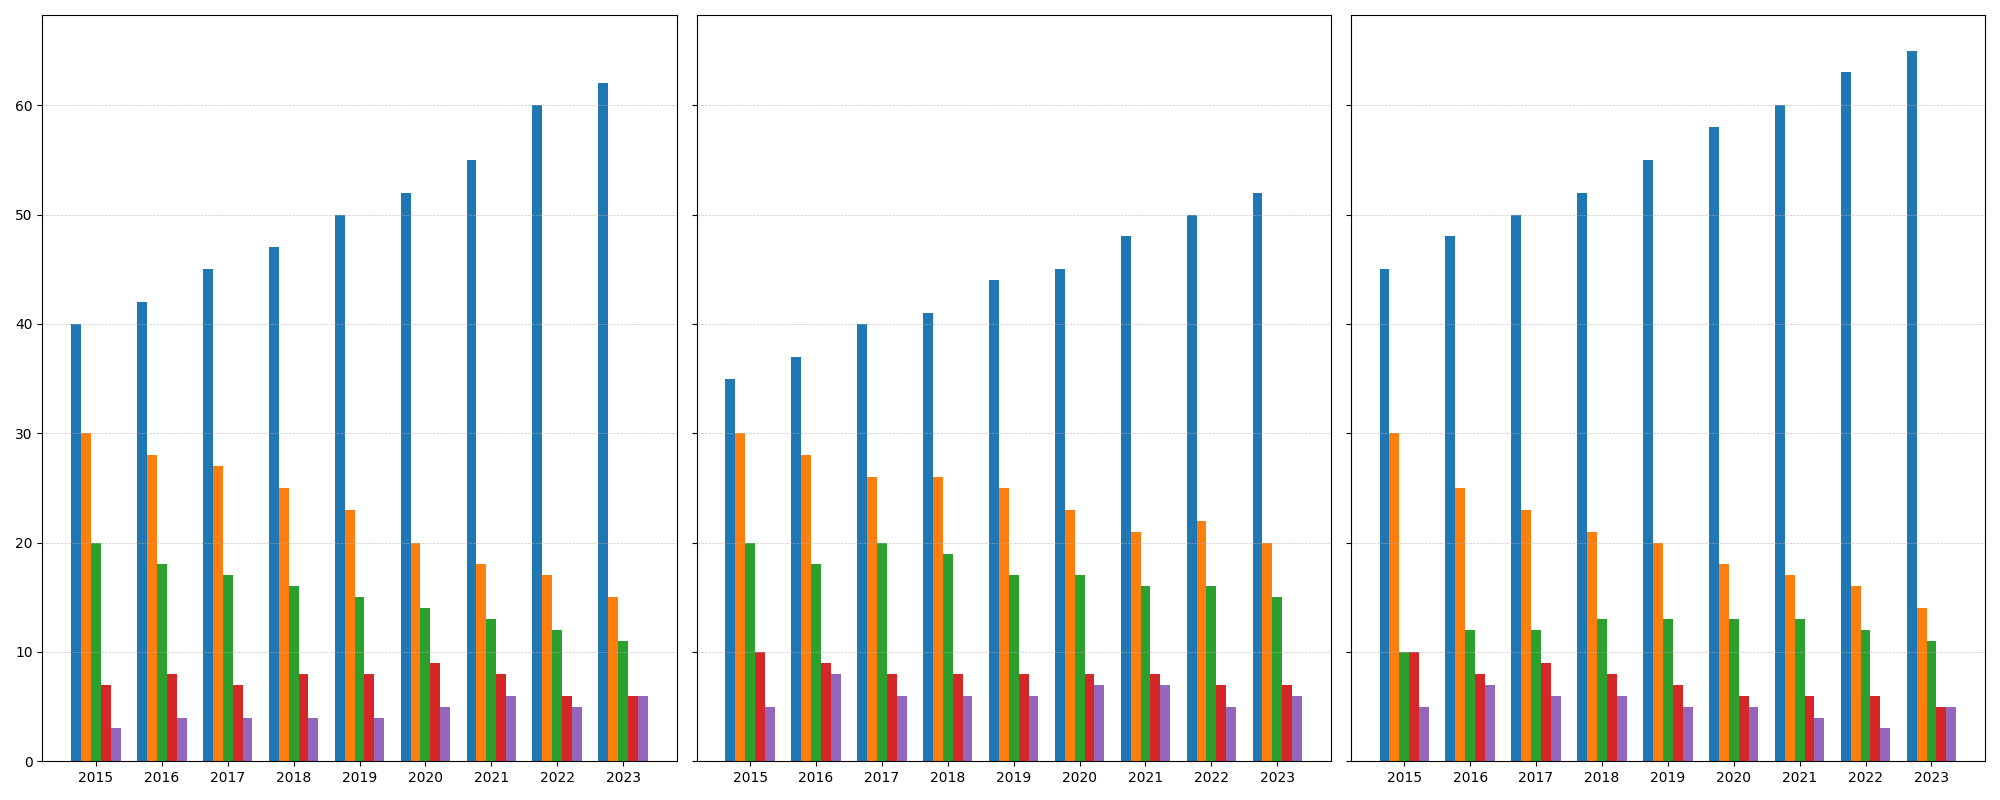

Source code (Python):
import matplotlib.pyplot as plt
import numpy as np

# Define the data
years = np.arange(2015, 2024)
companies = ['TechCorp', 'CloudInc', 'DataSolutions', 'NetServices', 'AIInnovators']

storage_share = np.array([
    [40, 42, 45, 47, 50, 52, 55, 60, 62],
    [30, 28, 27, 25, 23, 20, 18, 17, 15],
    [20, 18, 17, 16, 15, 14, 13, 12, 11],
    [7, 8, 7, 8, 8, 9, 8, 6, 6],
    [3, 4, 4, 4, 4, 5, 6, 5, 6]
])

computing_share = np.array([
    [35, 37, 40, 41, 44, 45, 48, 50, 52],
    [30, 28, 26, 26, 25, 23, 21, 22, 20],
    [20, 18, 20, 19, 17, 17, 16, 16, 15],
    [10, 9, 8, 8, 8, 8, 8, 7, 7],
    [5, 8, 6, 6, 6, 7, 7, 5, 6]
])

ai_services_share = np.array([
    [45, 48, 50, 52, 55, 58, 60, 63, 65],
    [30, 25, 23, 21, 20, 18, 17, 16, 14],
    [10, 12, 12, 13, 13, 13, 13, 12, 11],
    [10, 8, 9, 8, 7, 6, 6, 6, 5],
    [5, 7, 6, 6, 5, 5, 4, 3, 5]
])

fig, axes = plt.subplots(nrows=1, ncols=3, figsize=(20, 8), sharey=True)

colors = ['#1f77b4', '#ff7f0e', '#2ca02c', '#d62728', '#9467bd']

market_share_data = [storage_share, computing_share, ai_services_share]

for ax, data in zip(axes, market_share_data):
    bar_width = 0.15
    x_indexes = np.arange(len(years))
    
    for i in range(len(companies)):
        ax.bar(x_indexes + i * bar_width, data[i], width=bar_width, color=colors[i])
    
    ax.set_xticks(x_indexes + bar_width * 2)
    ax.set_xticklabels(years)
    ax.grid(axis='y', linestyle='--', linewidth=0.5, alpha=0.7)

plt.tight_layout()

plt.show()
